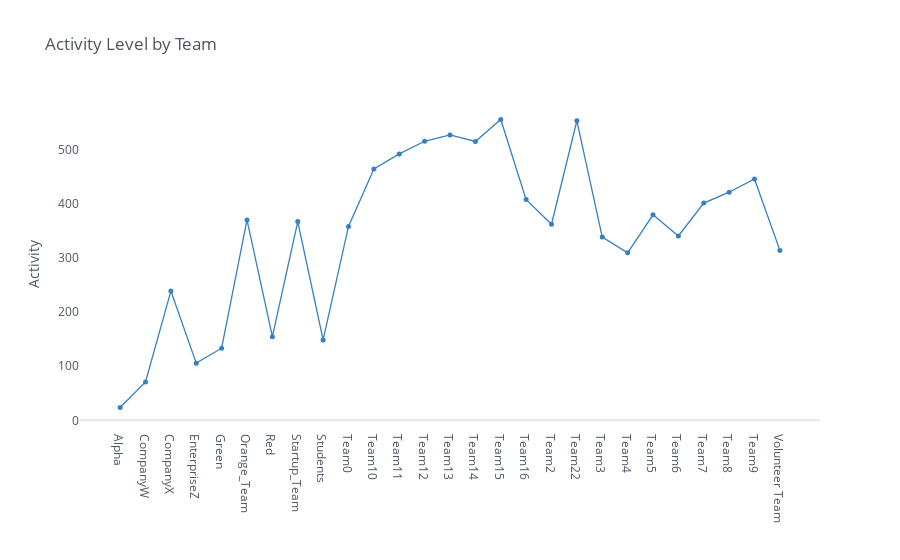

The notebook cell this image was saved under:
### Code cell
# Activity level metric (events / number of users)
df4 = df3.join(df0)
df4['activity_level'] = (df4['events']) / df4['email']
df4 = df4.rename(columns={'email': 'users'})
df4.head(5)
df_ = df4
df_.iplot(y='activity_level', theme='white', mode='lines+markers', color='blue', 
          title='Activity Level per Team', size=5, showgrid=False, yTitle='Activity')

### Figure 1 — Plotly figure (JSON) as saved in the notebook; plotly's stock layout.template omitted (floating-point values rounded to 4 significant figures)
{"data": [{"line": {"color": "rgba(55, 128, 191, 1.0)", "dash": "solid", "shape": "linear", "width": 1.3}, "marker": {"size": 5, "symbol": "circle"}, "mode": "lines+markers", "name": "activity_level", "text": "", "type": "scatter", "x": ["Alpha", "CompanyW", "CompanyX", "EnterpriseZ", "Green", "Orange_Team", "Red", "Startup_Team", "Students", "Team0", "Team10", "Team11", "Team12", "Team13", "Team14", "Team15", "Team16", "Team2", "Team22", "Team3", "Team4", "Team5", "Team6", "Team7", "Team8", "Team9", "Volunteer Team"], "y": [23.61, 70.8, 238.6, 105.5, 133.1, 370, 154.5, 367, 148.5, 358, 464, 491.8, 515.2, 526.8, 514.8, 555.4, 407.5, 362, 553, 338.3, 309.2, 379.4, 340.3, 401.1, 421.1, 445.7, 313.7]}], "layout": {"autosize": true, "legend": {"bgcolor": "#FFFFFF", "font": {"color": "#4D5663"}}, "paper_bgcolor": "#FFFFFF", "plot_bgcolor": "#FFFFFF", "title": {"font": {"color": "#4D5663"}, "text": "Activity Level by Team"}, "xaxis": {"autorange": true, "gridcolor": "#E1E5ED", "range": [-1.611, 27.61], "showgrid": false, "tickfont": {"color": "#4D5663"}, "title": {"font": {"color": "#4D5663"}, "text": ""}, "type": "category", "zerolinecolor": "#E1E5ED"}, "yaxis": {"autorange": true, "gridcolor": "#E1E5ED", "range": [-16.03, 595.0], "showgrid": false, "tickfont": {"color": "#4D5663"}, "title": {"font": {"color": "#4D5663"}, "text": "Activity"}, "type": "linear", "zerolinecolor": "#E1E5ED"}}}
